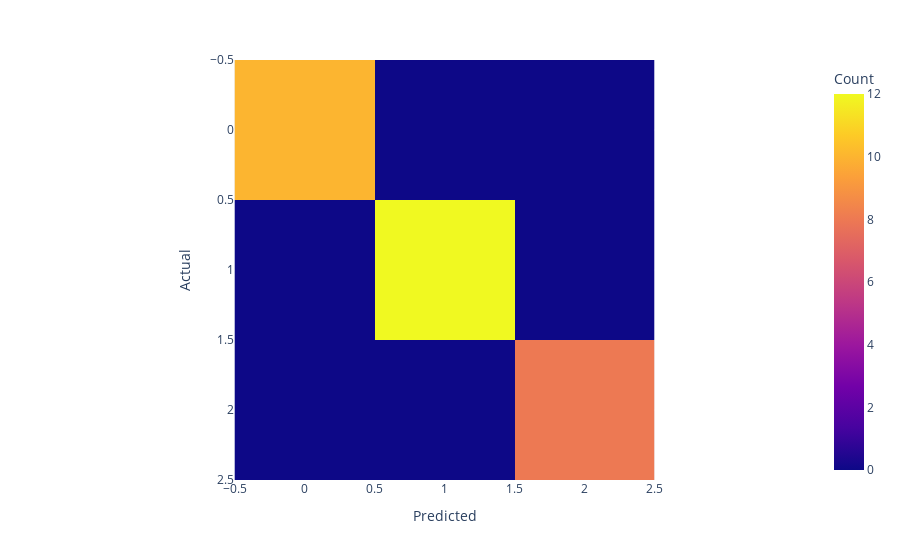

This figure's notebook cell:
### Code cell
#plot the heat map using the confusion matrix using plotly 
import plotly.express as px
cm = confusion_matrix(y_test, predictions)
fig = px.imshow(cm, labels=dict(x="Predicted", y="Actual", color="Count"))
fig.show()

### Figure 1 — Plotly figure (JSON) as saved in the notebook; plotly's stock layout.template omitted (floating-point values rounded to 4 significant figures)
{"data": [{"coloraxis": "coloraxis", "hovertemplate": "Predicted: %{x}<br>Actual: %{y}<br>Count: %{z}<extra></extra>", "name": "0", "type": "heatmap", "xaxis": "x", "yaxis": "y", "z": [[10, 0, 0], [0, 12, 0], [0, 0, 8]]}], "layout": {"coloraxis": {"colorbar": {"title": {"text": "Count"}}, "colorscale": [[0, "#0d0887"], [0.1111, "#46039f"], [0.2222, "#7201a8"], [0.3333, "#9c179e"], [0.4444, "#bd3786"], [0.5556, "#d8576b"], [0.6667, "#ed7953"], [0.7778, "#fb9f3a"], [0.8889, "#fdca26"], [1, "#f0f921"]]}, "margin": {"t": 60}, "xaxis": {"anchor": "y", "constrain": "domain", "domain": [0, 1], "scaleanchor": "y", "title": {"text": "Predicted"}}, "yaxis": {"anchor": "x", "autorange": "reversed", "constrain": "domain", "domain": [0, 1], "title": {"text": "Actual"}}}}
